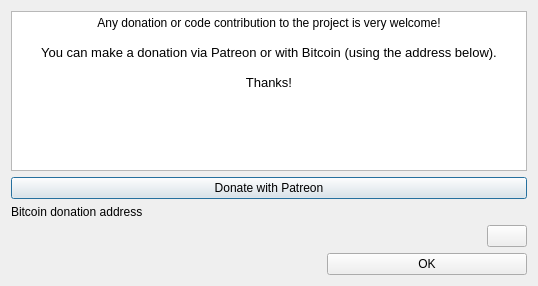
<?xml version="1.0" encoding="UTF-8"?>
<ui version="4.0">
 <class>DonateDialog</class>
 <widget class="QDialog" name="DonateDialog">
  <property name="geometry">
   <rect>
    <x>0</x>
    <y>0</y>
    <width>538</width>
    <height>286</height>
   </rect>
  </property>
  <property name="windowTitle">
   <string>Dialog</string>
  </property>
  <layout class="QVBoxLayout" name="verticalLayout_2">
   <item>
    <layout class="QVBoxLayout" name="verticalLayout">
     <item>
      <widget class="QTextBrowser" name="textBrowser">
       <property name="sizePolicy">
        <sizepolicy hsizetype="Expanding" vsizetype="Maximum">
         <horstretch>0</horstretch>
         <verstretch>0</verstretch>
        </sizepolicy>
       </property>
       <property name="maximumSize">
        <size>
         <width>16777215</width>
         <height>200</height>
        </size>
       </property>
       <property name="html">
        <string>&lt;!DOCTYPE HTML PUBLIC &quot;-//W3C//DTD HTML 4.0//EN&quot; &quot;http://www.w3.org/TR/REC-html40/strict.dtd&quot;&gt;
&lt;html&gt;&lt;head&gt;&lt;meta name=&quot;qrichtext&quot; content=&quot;1&quot; /&gt;&lt;style type=&quot;text/css&quot;&gt;
p, li { white-space: pre-wrap; }
&lt;/style&gt;&lt;/head&gt;&lt;body style=&quot; font-family:'Sans Serif'; font-size:9pt; font-weight:400; font-style:normal;&quot;&gt;
&lt;p align=&quot;center&quot; style=&quot; margin-top:0px; margin-bottom:0px; margin-left:0px; margin-right:0px; -qt-block-indent:0; text-indent:0px;&quot;&gt;Any donation or code contribution to the project is very welcome!&lt;/p&gt;
&lt;p align=&quot;center&quot; style=&quot;-qt-paragraph-type:empty; margin-top:0px; margin-bottom:0px; margin-left:0px; margin-right:0px; -qt-block-indent:0; text-indent:0px; font-size:10pt;&quot;&gt;&lt;br /&gt;&lt;/p&gt;
&lt;p align=&quot;center&quot; style=&quot; margin-top:0px; margin-bottom:0px; margin-left:0px; margin-right:0px; -qt-block-indent:0; text-indent:0px;&quot;&gt;&lt;span style=&quot; font-size:10pt;&quot;&gt;You can make a donation via Patreon or with Bitcoin (using the address below).&lt;/span&gt;&lt;/p&gt;
&lt;p align=&quot;center&quot; style=&quot;-qt-paragraph-type:empty; margin-top:0px; margin-bottom:0px; margin-left:0px; margin-right:0px; -qt-block-indent:0; text-indent:0px; font-size:10pt;&quot;&gt;&lt;br /&gt;&lt;/p&gt;
&lt;p align=&quot;center&quot; style=&quot; margin-top:0px; margin-bottom:0px; margin-left:0px; margin-right:0px; -qt-block-indent:0; text-indent:0px;&quot;&gt;&lt;span style=&quot; font-size:10pt;&quot;&gt;Thanks!&lt;/span&gt;&lt;/p&gt;&lt;/body&gt;&lt;/html&gt;</string>
       </property>
      </widget>
     </item>
     <item>
      <layout class="QHBoxLayout" name="horizontalLayout"/>
     </item>
    </layout>
   </item>
   <item>
    <widget class="QPushButton" name="donatePatreon">
     <property name="text">
      <string>Donate with Patreon</string>
     </property>
    </widget>
   </item>
   <item>
    <widget class="QLabel" name="label_3">
     <property name="text">
      <string>Bitcoin donation address</string>
     </property>
    </widget>
   </item>
   <item>
    <layout class="QHBoxLayout" name="horizontalLayout_2">
     <item>
      <widget class="QLabel" name="bitcoinAddress">
       <property name="text">
        <string/>
       </property>
       <property name="textInteractionFlags">
        <set>Qt::LinksAccessibleByMouse|Qt::TextSelectableByMouse</set>
       </property>
      </widget>
     </item>
     <item>
      <spacer name="horizontalSpacer_2">
       <property name="orientation">
        <enum>Qt::Horizontal</enum>
       </property>
       <property name="sizeHint" stdset="0">
        <size>
         <width>40</width>
         <height>20</height>
        </size>
       </property>
      </spacer>
     </item>
     <item>
      <widget class="QPushButton" name="bitcoinClip">
       <property name="maximumSize">
        <size>
         <width>16777215</width>
         <height>16777215</height>
        </size>
       </property>
       <property name="text">
        <string/>
       </property>
       <property name="icon">
        <iconset resource="../galacteek.qrc">
         <normaloff>:/share/icons/clipboard.png</normaloff>:/share/icons/clipboard.png</iconset>
       </property>
      </widget>
     </item>
    </layout>
   </item>
   <item alignment="Qt::AlignRight">
    <widget class="QPushButton" name="okButton">
     <property name="minimumSize">
      <size>
       <width>200</width>
       <height>0</height>
      </size>
     </property>
     <property name="text">
      <string>OK</string>
     </property>
    </widget>
   </item>
  </layout>
 </widget>
 <resources>
  <include location="../galacteek.qrc"/>
 </resources>
 <connections/>
</ui>
